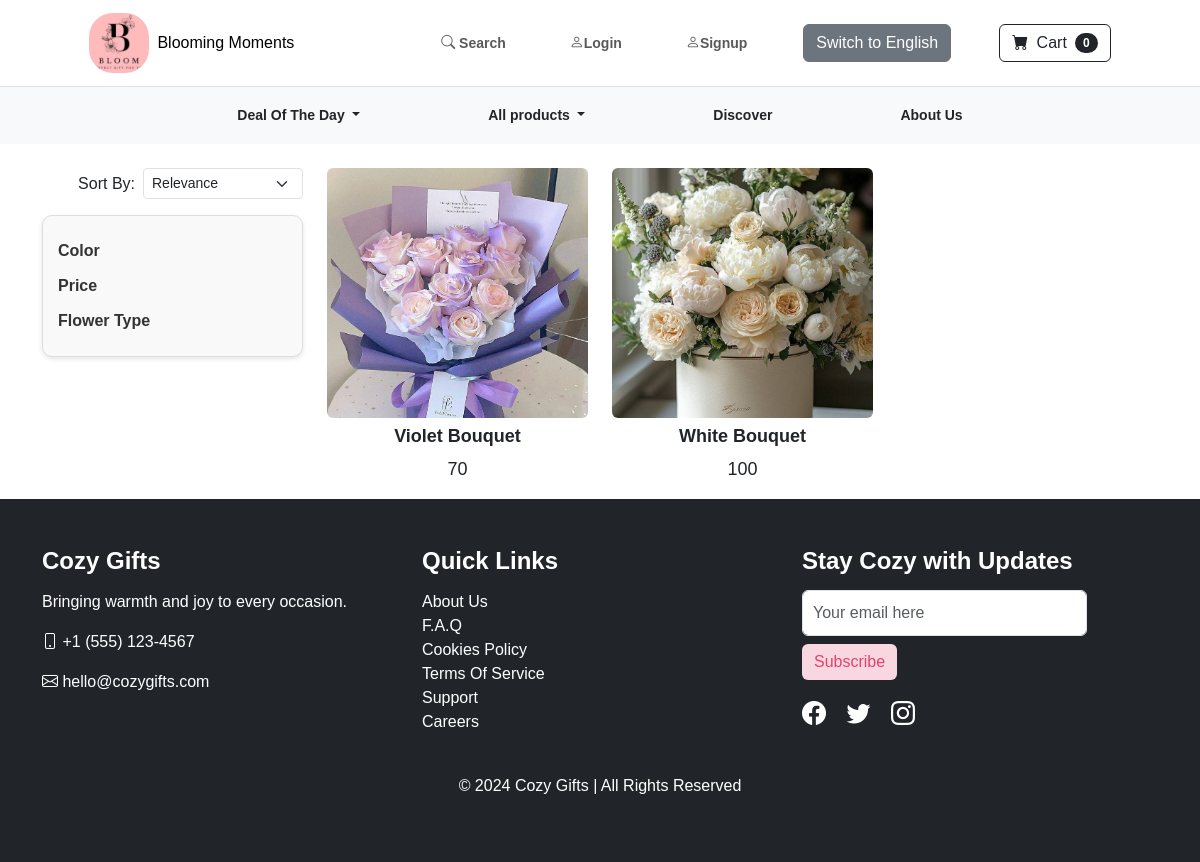
Screenshot of /category/bouquet with the database file from the repository.
### store/models.py (models this page shows, shortened)
class Product(models.Model):
  name = models.CharField(max_length=100)
  price = models.PositiveIntegerField(default=0)
  category = models.ForeignKey(Category,on_delete = models.CASCADE,null=True, blank=True)
  color = models.ForeignKey(Color,null=True, blank=True,on_delete=models.CASCADE)
  description = models.CharField(max_length=250,default='',blank=True,null = True)
  image = models.ImageField(upload_to = 'uploads/product/')
  is_sale = models.BooleanField(default =False)
  sale_price = models.DecimalField(default=0,decimal_places=2,max_digits=6)

### store/views.py (the view)
# urls.py: path('category/<str:foo>',views.category,name="category"),
def category(request,foo):
  foo = foo.replace('-',' ')
  try:
    language = request.session.get('language', 'eng')  # Default to English
    template_name = 'category_eng.html' if language == 'eng' else 'category_mm.html'
    category = Category.objects.get(name = foo)
    products = Product.objects.filter(category=category)
    return render(request, template_name,{'products':products,'category':category})
  except:
    return redirect('home')

### cart/cart.py (called while the page is built)
  def __len__(self):
    return len(self.cart)

### cart/context_processors.py (called while the page is built)
def cart(request):
  return {'cart':Cart(request)}

### store/templates/category_eng.html (shortened to what this page needs)
{% extends 'base.html' %}
{% load static %}
{% block styles %}
<link rel="stylesheet" href="{% static 'css/product.css' %}">
{% endblock %}
{% block content %}
<div class="container mt-4">
    <div class="row">
        <div class="col-md-3 d-none d-md-block">
            <div class="sort-by-container d-md-flex justify-content-end align-items-center mb-3">
                <label for="sortBy" class="me-2">Sort By:</label>
                <select id="sortBy" class="form-select form-select-sm w-auto">
                    <option value="relevance">Relevance</option>
                </select>
            </div>
            <div class="filters-container">
                <div class="filter-section">
                    <h4 onclick="toggleFilter('colorContent', this)">Color</h4>
                </div>
                <div class="filter-section mt-3">
                    <h4 onclick="toggleFilter('priceContent', this)">Price</h4>
                </div>
                <div class="filter-section mt-3">
                    <h4 onclick="toggleFilter('flowerTypeContent', this)">Flower Type</h4>
                </div>
            </div>
        </div>
        <div class="col-md-9">
            <div class="row g-4">
                {% for product in products %}
                <div class="col-6 col-md-4">
                    <div class="collection">
                        <a href="{% url 'product_detail' product.id %}" class="btn">
                            <img src="{{ product.image.url }}" alt="{{ product.name }}">
                        </a>
                        <h3 class="mt-2">{{ product.name }}</h3>
                        <p>{{product.price}}</p>
                    </div>
                </div>
                {% endfor %}
            </div>
        </div>
    </div>
</div>
{% endblock %}

### static/css/styles.css (style rules this page uses)
body { font-family: 'Lora', serif; background-color: whitesmoke; margin: 0; padding: 0; }
h1, h2, h3 { font-weight: 700; }
a { text-decoration: none; }
.container { max-width: 1140px; }
img { max-width: 100%; height: auto; }

### static/css/product.css (style rules this page uses)
body { font-family: Arial, sans-serif; background-color: #ffffff; }
.filters-container { width: 100%; background: #f9f9f9; padding: 15px; border: 1px solid #ddd; border-radius: 10px; box-shadow: 0 2px 5px rgba(0, 0, 0, 0.1); }
.filters-container h4 { font-size: 16px; font-weight: bold; margin: 10px 0; cursor: pointer; color: #333; }
.collection img { width: 100%; height: 250px; object-fit: cover; transition: transform 0.3s ease; }
.collection h3, .collection p { text-align: center; font-size: 18px; }
.collection a.btn { padding: 0; border: none; background-color: transparent; display: block; overflow: hidden; }
@media (min-width: 769px) { .filters-container { position: sticky; top: 20px; } }

### rows the page displays
Product: image (picture), name "Violet Bouquet", price "70"
Product: image (picture), name "White Bouquet", price "100"

### other values shown
{{ cart|length }} "0"
